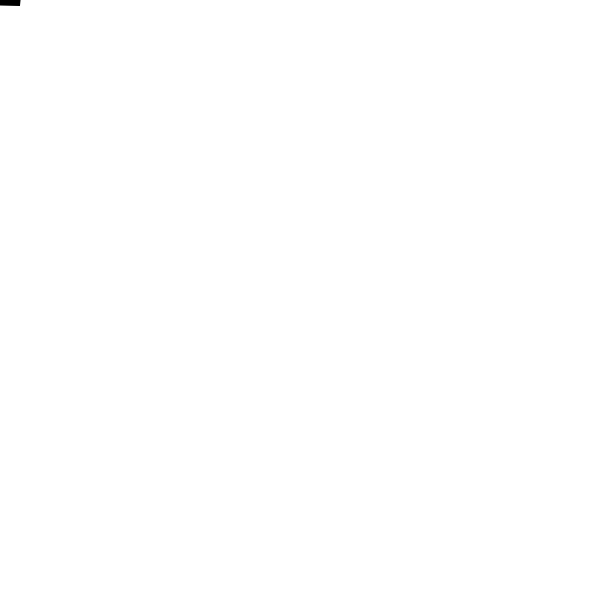
Frame 1 (no input)
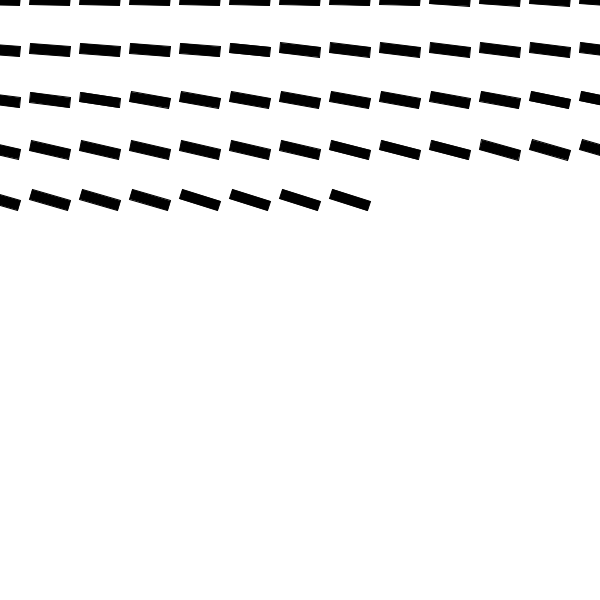
Frame 60 (the mouse pressed at the canvas centre just before this capture)
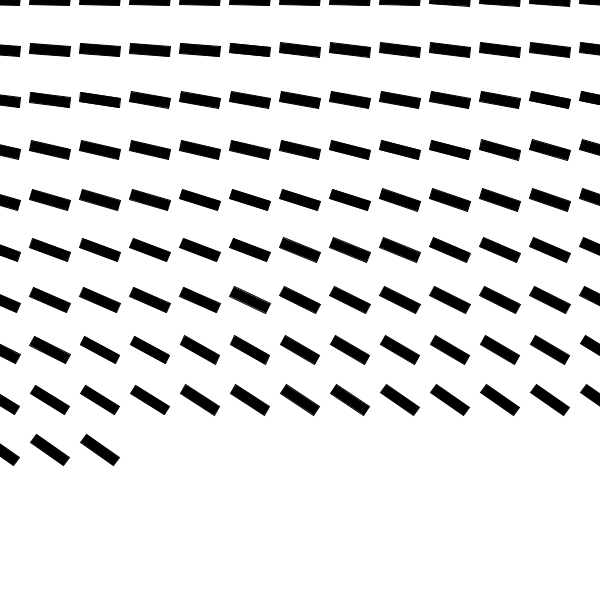
Frame 120 (the mouse held since frame 60 and released just before this capture)

The Processing sketch that drew these frames (run headless with seeded random() and noise(); from frame 60 on, the mouse is pressed at the canvas centre):

// Processing sketch: s13_rot_grid
// ── s13_rot_grid.pde
float x;
float y;
void setup() {
  size(600, 600);
  background(255);
  rectMode(CENTER);
  fill(0);
}
void draw() {
  pushMatrix();
  translate(x, y);
  rotate(radians(frameCount * 0.3));
  rect(0, 0, 40, 10);
  popMatrix();
  
  x = x + 50;
  if(x > width) {
    x = 0;
    y = y + 50;
  }
}
void keyPressed() {
  if(key == 's') {
    save("result.png");
  }
}
